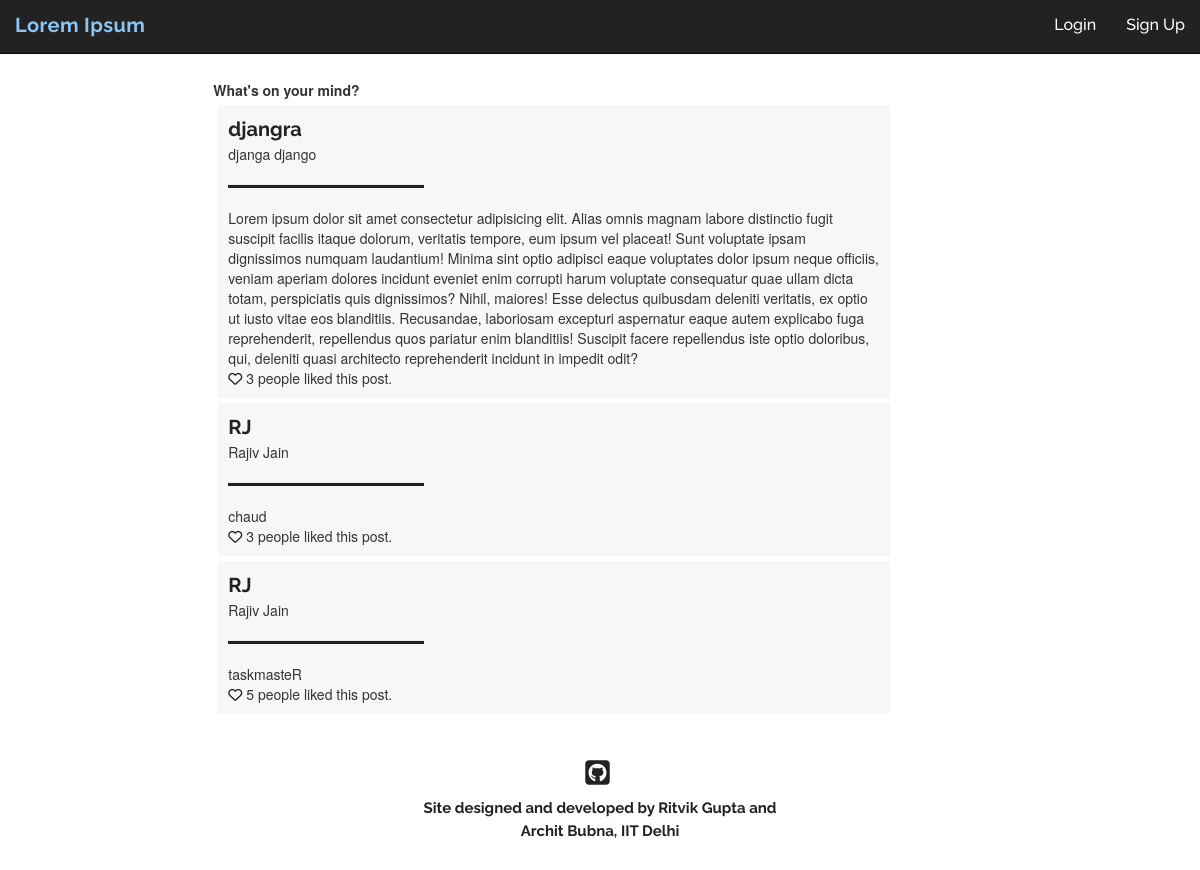
Page /home/ on the earlier database version.
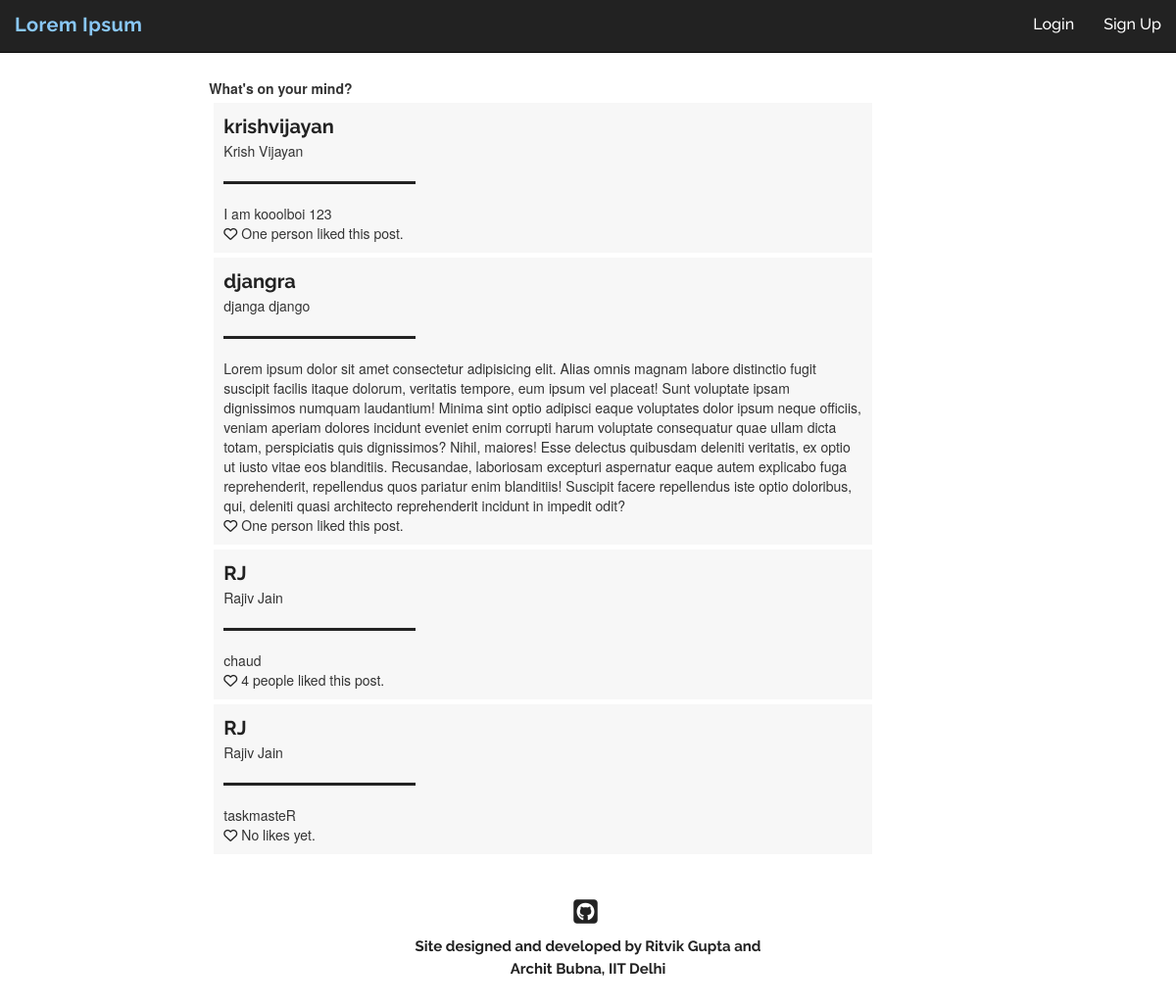
Same page on the later database version.
### post/models.py (models this page shows, shortened)
class Post(models.Model):
    text = models.CharField(max_length = 5000)
    author = models.ForeignKey(User, on_delete = models.CASCADE)
    pub_date = models.DateTimeField(default = timezone.now())

class PostLike(models.Model):
    parent_post = models.OneToOneField(Post, on_delete=models.CASCADE)
    likers = models.ManyToManyField(User, blank=True)

### users/models.py (models this page shows, shortened)
class Profile(models.Model):
    parent_user = models.OneToOneField(User, on_delete=models.CASCADE)
    date_of_birth = models.DateField()
    first_name = models.CharField(max_length=50)
    last_name = models.CharField(max_length=50)
    gender = models.CharField(max_length=100, default="Male")
    def full_name(self):
        return self.first_name + ' ' + self.last_name

### post/views.py (the view)
# urls.py: 2. Add a URL to urlpatterns:  path('', views.home, name='home')
def home(request):
    posts = Post.objects.all().order_by('-pub_date')
    return render(request,'post/home.html',{'posts':posts})

### post/templates/post/home.html (shortened to what this page needs)
{% extends "post/base.html" %}
{% block content %}
    <div class="write-post">
        <font class="write-post-font">
            <b>What's on your mind?</b>
        </font>
        <br>
    </div>
    {% for post in posts %}
    <div class="home-post">
        <font class="username-font">
            <b>{{post.author.username}}</b>
        </font>
        <br>
        <font class="name-font">
            {{post.author.profile.full_name}}
        </font>
        <hr class="hr1" align="left">
        <font class="post-content-font">
            {{post.text}}
        </font>
        <br>
        <div class="like-wrapper">
            {% if request.user in post.postlike.likers.all %}
                <div class="like-button-wrapper">
                    <i class="fa fa-heart liked like-button" aria-hidden="true" id="like{{ post.id }}" data-catid="{{ post.id }}"></i>
                </div>
                <div class="likes-count" id="likes-count{{ post.id }}" data-catid="{{post.postlike.likers.count}}">
                    <font class="like-count-font">
                        {% if post.postlike.likers.count == 1 %}
                            You liked this post.
                        {% elif post.postlike.likers.count == 2 %}
                            You and one other liked this post.
                        {% else %}
                            You and {{ post.postlike.likers.count|add:"-1" }} others liked this post.
                        {% endif %}
                    </font>
                </div>
            {% else %}
                <div class="like-button-wrapper">
                    <i class="fa fa-heart-o likes like-button" aria-hidden="true" id="like{{ post.id }}" data-catid="{{ post.id }}"></i>
                </div>
                <div class="likes-count" id="likes-count{{ post.id }}" data-catid="{{post.postlike.likers.count}}">
                    <font class="like-count-font">
                        {% if post.postlike.likers.count == 0 %}
                            No likes yet.
                        {% elif post.postlike.likers.count == 1 %}
                            One person liked this post.
                        {% else %}
                            {{ post.postlike.likers.count }} people liked this post.
                        {% endif %}
                    </font>
                </div>
            {% endif %}
        </div>
    </div>
    {% endfor %}
{% endblock content %}

### post/templates/post/base.html (shortened to what this page needs)
{% load static %}
<!DOCTYPE html>
<html lang="en">
<head>
    <link rel="stylesheet" href="http://maxcdn.bootstrapcdn.com/bootstrap/3.3.6/css/bootstrap.min.css">
    <link rel="stylesheet" href="{% static 'post/style.css' %}">
</head>
<body data-spy="scroll" data-target=".navbar" data-offset="50">
    <nav class="navbar navbar-inverse navbar-fixed-top">
        <div class="container-fluid">
        <div class="navbar-header">
            <a class="navbar-brand" id="head" href="#home"><b>Lorem Ipsum</b></a>
        </div>
        <div class="collapse navbar-collapse" id="myNavbar">
            <ul class="nav navbar-nav navbar-right">
                {% if request.user.is_authenticated %}
                    <li><a href="#">{{request.user.profile.first_name}}</a></li>
                    <li><a href="{% url 'logout' %}">Logout</a></li>
                {% else %}
                    <li><a href="{% url 'login' %}">Login</a></li>
                    <li><a href="{% url 'signup' %}">Sign Up</a></li>
                {% endif %}
            </ul>
        </div>
        </div>
    </nav>
    <div class="body-content">
        <div class="row">
          <div class="col-md-2"></div>
          <div class="col-md-7">
            {% block content %}
            {% endblock %}
          </div>
          <div class="col-md-3">
            </div>
          </div>
        </div>
    <div id="footer">
        <div class="row">
        <div class="col-md-4"></div>
        <div class="col-md-4">
            <center>
            <ul class="list-inline">
                <li><a href="https://github.com/architb12/collab" target="_blank" data-toggle="tooltip" data-placement="bottom" title="Look up the GitHub Repository"><i class="fab fa-github-square fa-2x github"></i></a></li>
            </ul>
            <font class="footer_font">
                Site designed and developed by Ritvik Gupta and Archit Bubna, IIT Delhi
            </font>
            </center>
        </div>
        <div class="col-md-4"></div>
        </div>
        </div>
</body>
</html>

### post/static/post/style.css (style rules this page uses)
html, body { width: auto !important; overflow-x: hidden !important; }
body { position:relative; max-width:100%; }
.navbar { background-color:#222; margin:0px; padding:0px; }
.body-content { padding-top: 10vh; padding-left:10px; }
.home-post { margin:5px; background-color:#f7f7f7; padding:10px; }
.username-font { font-family: 'Raleway',sans-serif; font-size:20px; color:#222; }
.likes { color:#222; transition:all 0.4s ease; -webkit-transition:all 0.4s ease; -moz-transition:all 0.4s ease; -o-transition:all 0.4s ease; }
#head { font-family: 'Raleway', sans-serif; font-size:20px; letter-spacing:0.4px; color:#89c7f6; border-bottom:3px solid inherit; transition:all 0.4s ease; -webkit-transition:all 0.4s ease; -moz-transition:all 0.4s ease; -o-transition:all 0.4s ease; }
.navbar-inverse .navbar-collapse .navbar-right li a { text-decoration:none; color:#fff; font-family: 'Raleway', sans-serif; font-size:16px; font-weight:500; border-bottom:3px solid transparent; transition:all 0.4s ease; -webkit-transition:all 0.4s ease; -moz-transition:all 0.4s ease; -o-transition:all 0.4s ease; }
.hr1 { background-color:#222; width:30%; height:3px; }
.github { color:#222; transition:all 0.4s ease; -webkit-transition:all 0.4s ease; -moz-transition:all 0.4s ease; -o-transition:all 0.4s ease; }
#footer { padding-top:40px; padding-bottom: 30px; }
.footer_font { font-family: 'Raleway',sans-serif; font-size: 15px; font-weight: 700; color:#222; }
.like-wrapper { display: flex; }
.likes-count { margin-left: 4px; margin-right: 4px; }
.like-button-wrapper { margin-top: 0.5px; }

Differences in the rows shown:
added Post: author.username "krishvijayan", author.profile.full_name "Krish Vijayan", text "I am kooolboi 123", shows "One person liked this post."
shown differently, row unchanged: Post "djangra": postlike.likers.count "3" → (not shown); text "people liked this post." → "One person liked this post."
computed for Post "chaud": postlike.likers.count "3" → "4"
shown differently, row unchanged: Post "taskmasteR": postlike.likers.count "5" → (not shown); text "people liked this post." → "No likes yet."
